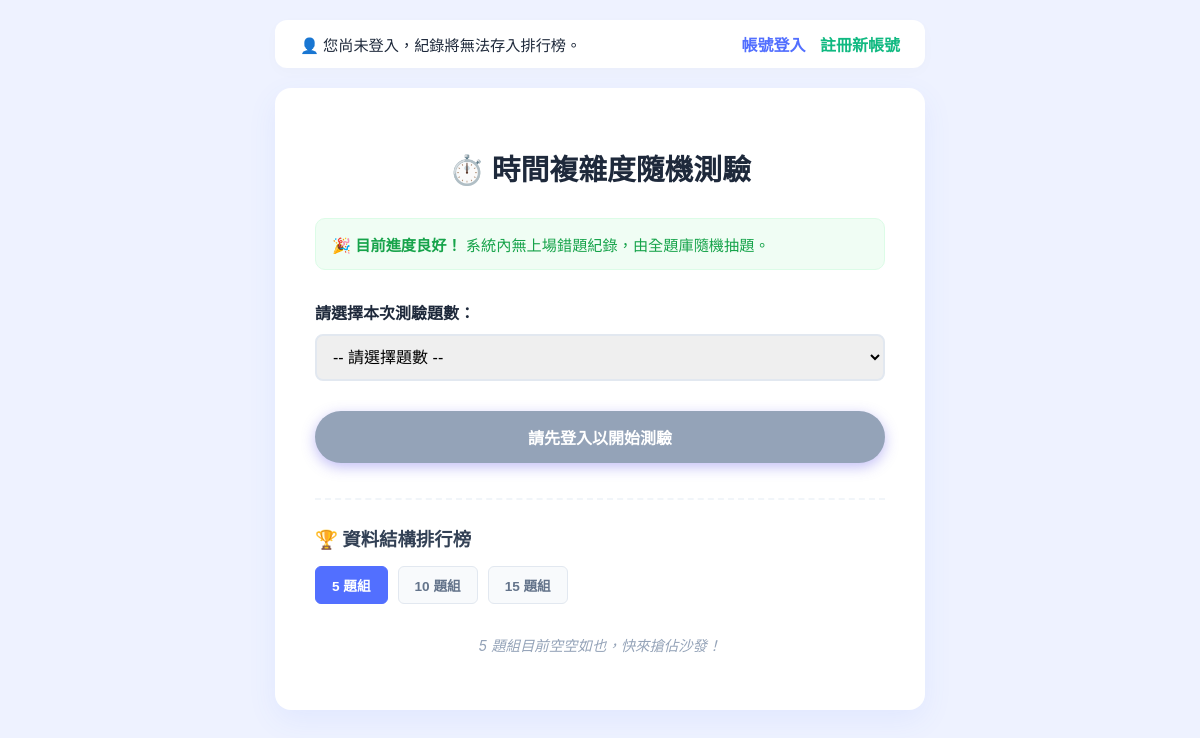
/, run on an earlier commit of the app's database.
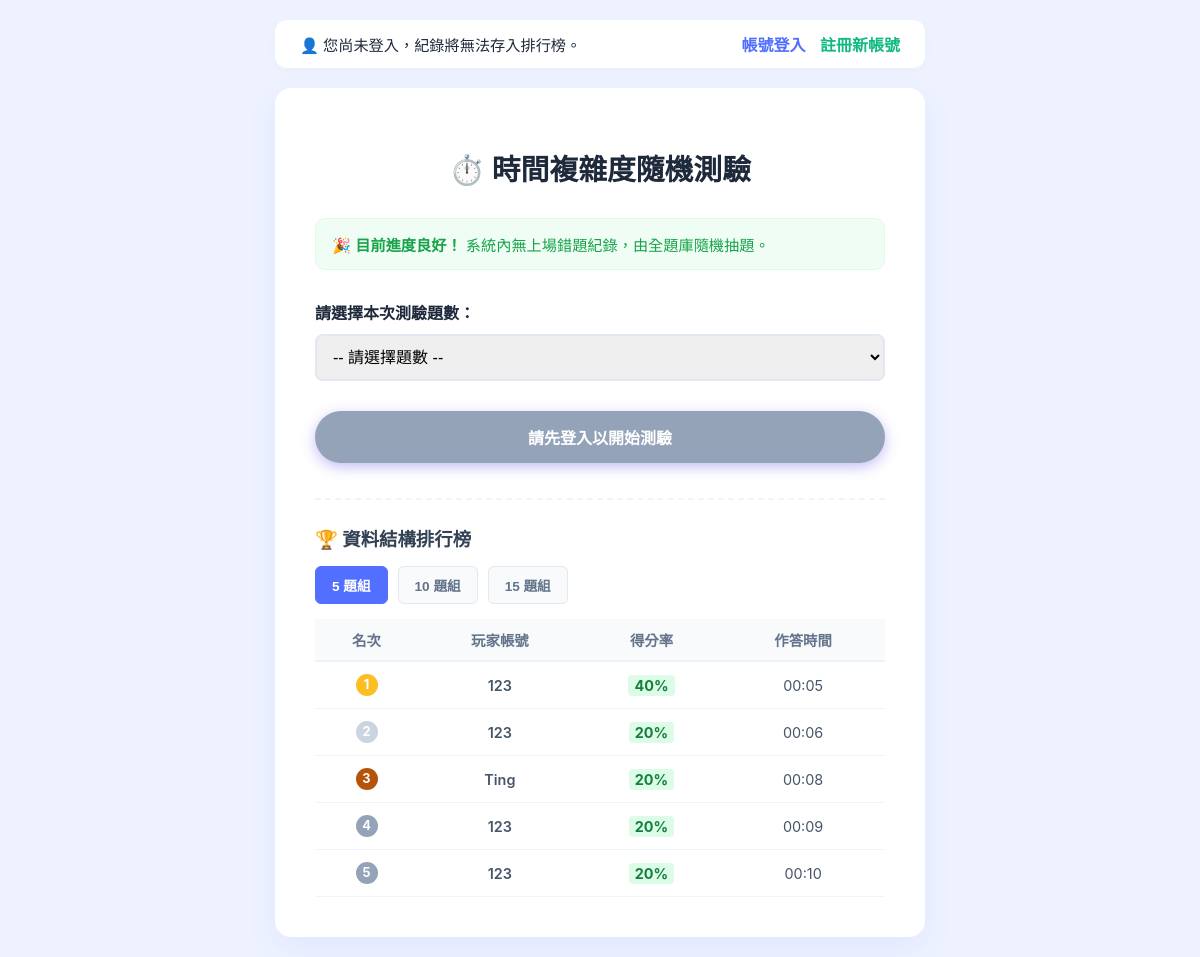
And on a later commit of the database.
### quiz/models.py (models this page shows, shortened)
class QuizRecord(models.Model):
    user = models.ForeignKey(User, on_delete=models.CASCADE, related_name='quiz_records')
    total_questions = models.IntegerField(verbose_name="總題數")
    correct_count = models.IntegerField(verbose_name="答對題數")
    score_percent = models.IntegerField(verbose_name="得分率")
    duration = models.CharField(max_length=10, verbose_name="花費時間") # 儲存格式如 "02:15"
    created_at = models.DateTimeField(auto_now_add=True, verbose_name="作答時間")

### quiz/views.py (the view)
# urls.py: path('', views.index, name='index'),
def index(request):
    wrong_ids = request.session.get('wrong_question_ids', [])
    wrong_count = len(wrong_ids)
    my_history = []
    leaderboard_5 = []
    leaderboard_10 = []
    leaderboard_15 = []
    if request.user.is_authenticated:
        my_history = QuizRecord.objects.filter(user=request.user).order_by('-created_at')
    leaderboard_5 = QuizRecord.objects.filter(total_questions=5).order_by('-score_percent', 'duration')[:5]
    leaderboard_10 = QuizRecord.objects.filter(total_questions=10).order_by('-score_percent', 'duration')[:5]
    leaderboard_15 = QuizRecord.objects.filter(total_questions=15).order_by('-score_percent', 'duration')[:5]
    context = {
        'wrong_count': wrong_count,
        'my_history': my_history,
        'leaderboard_5': leaderboard_5,
        'leaderboard_10': leaderboard_10,
        'leaderboard_15': leaderboard_15,
    }
    return render(request, 'quiz/index.html', context)

### quiz/templates/quiz/index.html (shortened to what this page needs)
<!DOCTYPE html>
<html lang="zh-TW">
<head>
</head>
<body>
    <div class="navbar">
        <div class="user-status">
            {% if user.is_authenticated %}
                👤 目前登入：<strong>{{ user.username }}</strong>
            {% else %}
                👤 您尚未登入，紀錄將無法存入排行榜。
            {% endif %}
        </div>
        <div>
            {% if user.is_authenticated %}
                <a href="{% url 'logout' %}" class="auth-link" style="color: #ef4444;">登出系統</a>
            {% else %}
                <a href="{% url 'login' %}" class="auth-link">帳號登入</a>
                <a href="{% url 'register' %}" class="auth-link" style="color:#10b981;">註冊新帳號</a>
            {% endif %}
        </div>
    </div>
    <div class="start-box">
        <h1>⏱️ 時間複雜度隨機測驗</h1>
        {% if wrong_count > 0 %}
            <div class="status-alert status-wrong">
                ⚠️ <strong>偵測到單次錯題：</strong> 您上次有 {{ wrong_count }} 題未答對，本次將優先出現。
            </div>
        {% else %}
            <div class="status-alert status-clear">
                🎉 <strong>目前進度良好！</strong> 系統內無上場錯題紀錄，由全題庫隨機抽題。
            </div>
        {% endif %}
        <form action="{% url 'quiz_home' %}" method="GET">
            <div class="form-group">
                <label for="num_questions">請選擇本次測驗題數：</label>
                <select name="num" id="num_questions" required>
                    <option value="" disabled selected>-- 請選擇題數 --</option>
                </select>
            </div>
            {% if user.is_authenticated %}
                <button type="submit" class="start-btn">開始測驗</button>
            {% else %}
                <button type="button" class="start-btn" style="background: #94a3b8; cursor: not-allowed;" onclick="alert('請先在右上方登入或註冊帳號，才能開始測驗與上榜喔！')">請先登入以開始測驗</button>
            {% endif %}
        </form>
        <div class="dashboard-section">
            <div class="section-title">🏆 資料結構排行榜</div>
            <div class="tab-group">
                <button class="tab-btn active" onclick="switchTab('tab5')">5 題組</button>
                <button class="tab-btn" onclick="switchTab('tab10')">10 題組</button>
                <button class="tab-btn" onclick="switchTab('tab15')">15 題組</button>
            </div>
            <div id="tab5" class="leaderboard-content active">
                {% if leaderboard_5 %}
                    <table class="styled-table">
                        <thead><tr><th>名次</th><th>玩家帳號</th><th>得分率</th><th>作答時間</th></tr></thead>
                        <tbody>
                            {% for r in leaderboard_5 %}
                            <tr>
                                <td><span class="badge-rank rank-{{ forloop.counter }}">{{ forloop.counter }}</span></td>
                                <td style="font-weight:600;">{{ r.user.username }}</td>
                                <td><span class="badge-perfect">{{ r.score_percent }}%</span></td>
                                <td>{{ r.duration }}</td>
                            </tr>
                            {% endfor %}
                        </tbody>
                    </table>
                {% else %} <div class="no-data">5 題組目前空空如也，快來搶佔沙發！</div> {% endif %}
            </div>
        </div>
    </div>
</body>
</html>

### quiz/templates/quiz/index.html (style rules this page uses)
:root { --primary-color: #526fff; --bg-color: #eef2ff; --text-main: #1e293b; --border-color: #e2e8f0; }
body { font-family: -apple-system, BlinkMacSystemFont, sans-serif; background-color: var(--bg-color); color: var(--text-main); margin: 0; padding: 20px; display: flex; flex-direction: column; align-items: center; min-height: 100vh; }
.navbar { width: 100%; max-width: 650px; display: flex; justify-content: space-between; align-items: center; background: #ffffff; padding: 12px 25px; border-radius: 12px; margin-bottom: 20px; box-shadow: 0 4px 15px rgba(0,0,0,0.02); box-sizing: border-box; }
.user-status { font-weight: 500; font-size: 0.95rem; }
.auth-link { color: var(--primary-color); text-decoration: none; font-weight: 600; margin-left: 10px; }
.start-box { width: 100%; max-width: 650px; background: #ffffff; padding: 40px; border-radius: 16px; box-shadow: 0 10px 30px rgba(82, 111, 255, 0.08); text-align: center; box-sizing: border-box; }
h1 { margin-bottom: 30px; font-size: 1.8rem; }
.status-alert { padding: 14px 16px; border-radius: 10px; font-size: 0.95rem; margin-bottom: 30px; text-align: left; }
.status-clear { background-color: #f0fdf4; color: #16a34a; border: 1px solid #dcfce7; }
.form-group { margin-bottom: 30px; text-align: left; }
label { font-weight: 600; display: block; margin-bottom: 10px; }
select { width: 100%; padding: 12px; font-size: 1rem; border: 2px solid var(--border-color); border-radius: 8px; cursor: pointer; }
.start-btn { display: block; width: 100%; padding: 14px; font-size: 16px; font-weight: 600; color: white; background: linear-gradient(135deg, #6366f1 0%, #4f46e5 100%); border: none; border-radius: 50px; cursor: pointer; box-shadow: 0 4px 14px rgba(79, 70, 229, 0.35); margin-bottom: 35px; }
.dashboard-section { border-top: 2px dashed #f1f5f9; padding-top: 25px; margin-top: 25px; text-align: left; }
.section-title { font-size: 1.15rem; font-weight: 700; color: #334155; margin-bottom: 15px; display: flex; align-items: center; gap: 6px; }
.tab-group { display: flex; gap: 10px; margin-bottom: 15px; }
.tab-btn { padding: 8px 16px; font-size: 0.85rem; font-weight: 600; border-radius: 6px; border: 1px solid var(--border-color); background: #f8fafc; cursor: pointer; color: #64748b; transition: all 0.2s; }
.tab-btn.active { background: var(--primary-color); color: white; border-color: var(--primary-color); }
.leaderboard-content { display: none; }
.leaderboard-content.active { display: block; }
.styled-table { width: 100%; border-collapse: collapse; font-size: 0.9rem; }
.styled-table th { background-color: #f8fafc; color: #64748b; font-weight: 600; padding: 10px; border-bottom: 2px solid #edf2f7; text-align: center; }
.styled-table td { padding: 12px 10px; border-bottom: 1px solid #f1f5f9; text-align: center; color: #475569; }
.badge-rank { display: inline-block; width: 22px; height: 22px; line-height: 22px; border-radius: 50%; font-weight: bold; font-size: 0.8rem; color: white; background: #94a3b8; }
.rank-1 { background: #fbbf24; }
.rank-2 { background: #cbd5e1; }
.rank-3 { background: #b45309; }
.badge-perfect { background-color: #dcfce7; color: #15803d; padding: 2px 6px; border-radius: 4px; font-weight: bold; }

What changed in the data, as far as the page shows it:
added QuizRecord: user.username "123", score_percent "40", duration "00:05"
added QuizRecord: user.username "123", score_percent "20", duration "00:06"
added QuizRecord: user.username "Ting", score_percent "20", duration "00:08"
added QuizRecord: user.username "123", score_percent "20", duration "00:09"
added QuizRecord: user.username "123", score_percent "20", duration "00:10"
Also different on the page:
text no longer shown: "5 題組目前空空如也，快來搶佔沙發！"
text now shown: "名次 玩家帳號 得分率 作答時間"
